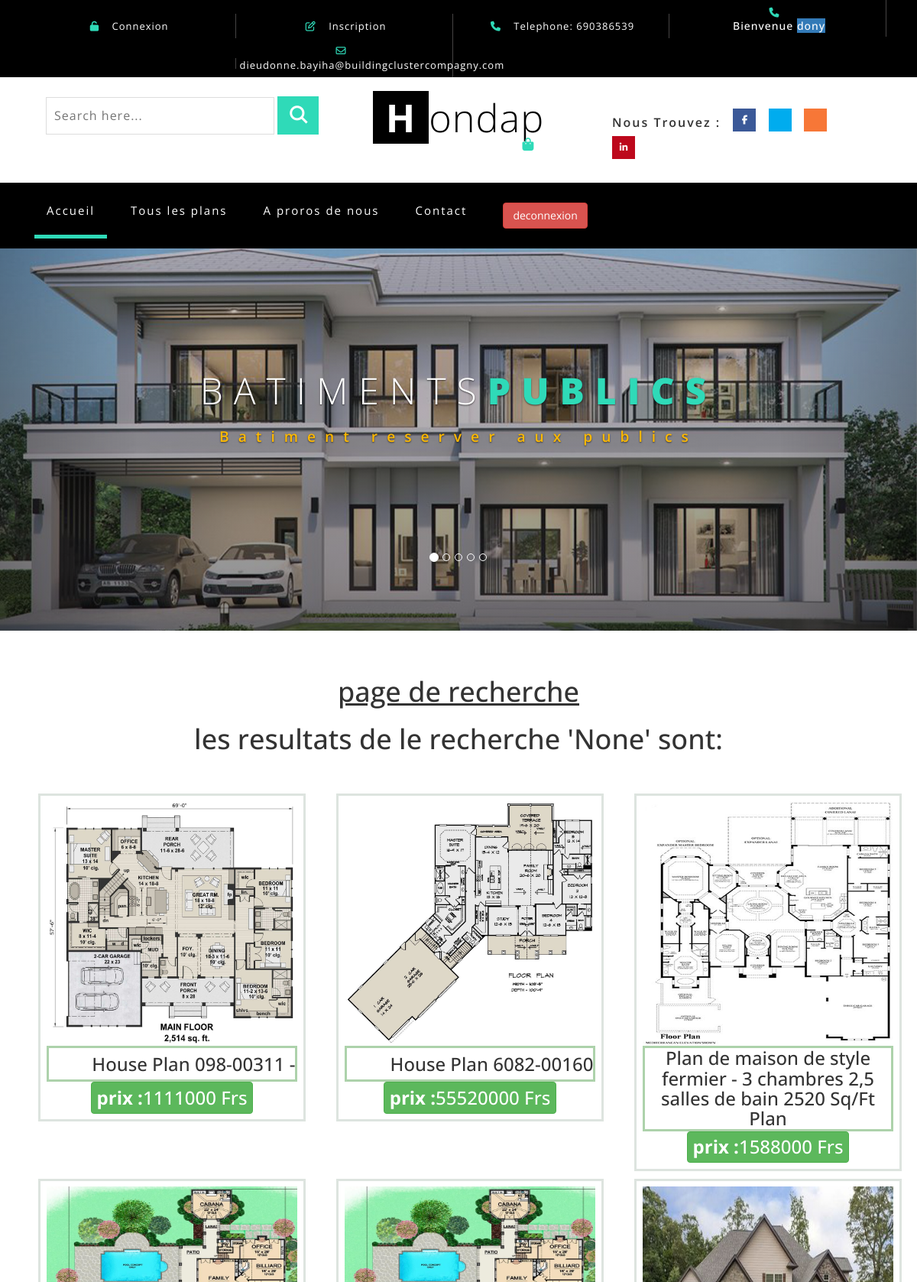
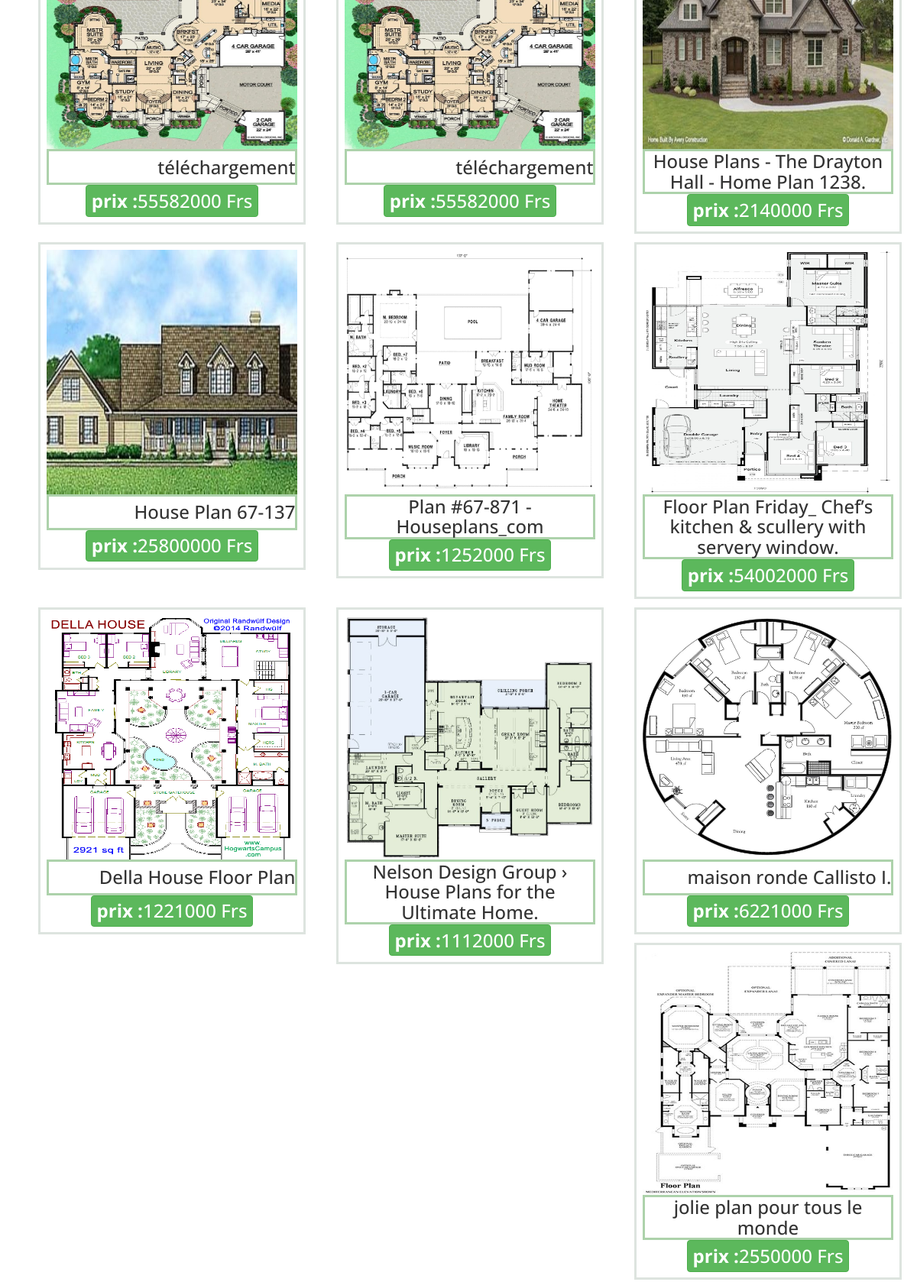
Page /recherche (signed in, upper part) on the committed database (2 pictures, top to bottom).
### planbamt/models.py (models this page shows, shortened)
class Image(models.Model):
    create_at = models.DateTimeField(auto_now=True)
    nom = models.CharField(max_length=300)
    image = models.ImageField(upload_to='image_publie', blank=True, null=True)
    class Meta:
        ordering=['-create_at']
        verbose_name = 'image'
        verbose_name_plural = 'images'

class Plan(models.Model):
    create_at = models.DateTimeField(auto_now=True)
    titre = models.CharField(max_length=500)
    description = models.TextField()
    prix = models.IntegerField()
    image = models.ManyToManyField(Image, related_name='plan', blank=True)
    Categorie = models.ForeignKey(Categorie, related_name='caterogie', on_delete=models.CASCADE)
    class Meta:
        ordering=['-create_at']
        verbose_name = 'les Plans de batiment'
        verbose_name_plural = 'les Plans de batiments'

### planbamt/views.py (the view)
# urls.py: path('recherche',views.recherche,name="recherche"),
def recherche(request):
    query=request.GET.get('query')
    if not query:
        plans=Plan.objects.all()
    else:
        plans=Plan.objects.filter(titre__icontains=query)
        if not plans.exists():
            plans=Plan.objects.filter(Categorie__nom__icontains=query)
    titre="les resultats de le recherche '%s' sont: "%query
    context={
        'plan':plans,
        'list_titre':titre
    }
    return render(request,'pages/recherche.html',context)

### templates/pages/recherche.html
{% extends 'pages/header.html' %} {% block content %} {% include 'pages/indexe.html' with list_itre='page de recherche' %}{% endblock content %}

### templates/pages/header.html (shortened to what this page needs)
<!DOCTYPE html>
<html>
{% load static %}
<head>
    <link href="{% static 'css/cssstyle.css' %}" rel="stylesheet" type="text/css" media="all" />
    <link href="{% static 'css/bootstrap.css' %}" rel="stylesheet" type="text/css" media="all" />
    <link href="{% static 'css/style.css' %}" rel="stylesheet" type="text/css" media="all" />
    <link href="{% static 'css/easy-responsive-tabs.css' %}" rel='stylesheet' type='text/css' />
</head>
<body>
    <body>
        <link rel="stylesheet" href="../../../../../../assests/css/font-awesome.min.css">
        <div class="header" id="home">
            <div class="container">
                <ul>
                    <li> <a href="#" data-toggle="modal" data-target="#myModal"><i class="fa fa-unlock-alt" aria-hidden="true"></i> Connexion </a></li>
                    <li> <a href="#" data-toggle="modal" data-target="#myModal2"><i class="fa fa-pencil-square-o" aria-hidden="true"></i> Inscription </a></li>
                    <li><i class="fa fa-phone" aria-hidden="true"></i> Telephone: 690386539</li>
                    <li><i class="fa fa-phone" aria-hidden="true"></i> {% if user.is_authenticated %}
                        <h5>Bienvenue <span class="btn-primary">{{user.username}}</span></h5>
                        {% else %}
                        <h5><span class="btn-primary"> Vous n'etes pas connecté</span></h5>
                        {% endif %}
                    </li>
                    <li>
                    </li>
                    <li><i class="fa fa-envelope-o" aria-hidden="true"></i> <a href="dieudonne.bayiha@buildingclustercompagny.com">dieudonne.bayiha@buildingclustercompagny.com</a></li>
                </ul>
            </div>
        </div>
        <div class="header-bot">
            <div class="header-bot_inner_wthreeinfo_header_mid">
                <div class="col-md-4 header-middle">
                    <form action="{% url 'recherche' %}" method="get">
                        <input type="search" name="query" placeholder="Search here..." required="">
                        <input type="submit" value=" ">
                    </form>
                </div>
                <div class="col-md-4 logo_agile">
                    <h1><a href="{% url 'accueil' %}"><span>H</span>ondap <i class="fa fa-shopping-bag top_logo_agile_bag" aria-hidden="true"></i></a></h1>
                </div>
                <div class="col-md-4 agileits-social top_content">
                    <ul class="social-nav model-3d-0 footer-social w3_agile_social">
                        <li class="share">Nous Trouvez : </li>
                        <li>
                            <a href="#" class="facebook">
                                <div class="front"><i class="fa fa-facebook" aria-hidden="true"></i></div>
                            </a>
                        </li>
                        <li>
                            <a href="#" class="twitter">
                                <div class="front"></div>
                            </a>
                        </li>
                        <li>
                            <a href="#" class="instagram">
                                <div class="front"></div>
                            </a>
                        </li>
                        <li>
                            <a href="#" class="pinterest">
                                <div class="front"><i class="fa fa-linkedin" aria-hidden="true"></i></div>
                            </a>
                        </li>
                    </ul>
                </div>
                <div class="clearfix"></div>
            </div>
        </div>
        <div class="ban-top">
            <div class="container">
                <div class="top_nav_left">
                    <nav class="navbar navbar-default">
                        <div class="container-fluid">
                            <div class="collapse navbar-collapse menu--shylock" id="bs-example-navbar-collapse-1">
                                <ul class="nav navbar-nav menu__list">
                                    <li class="active menu__item menu__item--current"><a class="menu__link" href="{% url 'accueil' %}">Accueil<span class="sr-only">(current)</span></a></li>
                                    <li class=" menu__item">
                                        <a class="menu__link" href="{% url 'list' %}">Tous les plans</a>
                                    </li>
                                    <li class=" menu__item">
                                        <a class="menu__link" href="{% url 'propos' %}">A proros de nous</a>
                                    </li>
                                    <li class=" menu__item"><a class="menu__link" href="{% url 'contact' %}">Contact</a></li>
                                    {% if user.username %}
                                        <li class=" menu__item" style="float:left"><a  href="{% url 'deconnexion' %}"> <span class='btn btn-danger'> deconnexion </span> </a></li>
                                    {% endif %}
                                </ul>
                            </div>
                        </div>
                    </nav>
                </div>
                <div class="clearfix "></div>
            </div>
        </div>
        {% block content %}{% endblock content %}
    </body>
</html>

### templates/pages/indexe.html (shortened to what this page needs)
<div id="myCarousel" class="carousel slide" data-ride="carousel">
    <ol class="carousel-indicators">
        <li data-target="#myCarousel" data-slide-to="0" class="active"></li>
        <li data-target="#myCarousel" data-slide-to="1" class=""></li>
        <li data-target="#myCarousel" data-slide-to="2" class=""></li>
        <li data-target="#myCarousel" data-slide-to="3" class=""></li>
        <li data-target="#myCarousel" data-slide-to="4" class=""></li>
    </ol>
    <div class="carousel-inner" role="listbox">
        <div class="item active">
            <div class="container">
                <div class="carousel-caption">
                    <h3>Batiments<span>publics</span></h3>
                    <p>Batiment reserver aux publics</p>
                </div>
            </div>
        </div>
    </div>
    <a class="left carousel-control" href="#myCarousel" role="button" data-slide="prev">
        <span class="glyphicon glyphicon-chevron-left" aria-hidden="true"></span>
    </a>
    <a class="right carousel-control" href="#myCarousel" role="button" data-slide="next">
        <span class="glyphicon glyphicon-chevron-right" aria-hidden="true"></span>
    </a>
</div>
<div class="container text-center" style="padding: auto; margin-top:5%; margin-bottom: 5%; box-shadow: 1ch;">
    {% if plan|length_is:"0" %}
    <div class="text-center">
        <h1>Desole pas de resultats trouver</h1>
    </div>
    <br/> {% else %}
    <div>
        <h1 class="wthree_text_info">
            <u>{{list_itre}}</u>
        </h1> <br/> {% if list_titre %}
        <h1 class="wthree_text_info"> {{list_titre}}</h1><br/><br/> {% endif %}
    </div>
    <div class="container">
        <div class="row ">
            {% for plans in plan %}
            <div class="carte col-md-4 ">
                <div class="box">
                    <div>
                        <div style="height: 20rem ">
                            <a href=" {% url 'detail' id_plan=plans.id %} ">
                                    {% for image in plans.image.all%}
                                        {% if image.image %}
                                                <img src="{{image.image.url}} " alt=" " style="width: 100%;height:100%; ">
                                        {% endif %}
                                    {% endfor %}
                            </a>
                        </div>
                        <div style="border: rgba(14, 121, 6, 0.339) solid; align-items: center;justify-content: center; display:flex;">
                            <h3>{{plans.titre}}</h3>
                        </div>
                    </div>
                    <div class="btn btn-success " style="padding: 2%;">
                        <h3><b>prix :</b><span>{{plans.prix}} </span> <span>Frs</span>
                        </h3>
                    </div>
                </div>
            </div>
            {% endfor %}
        </div>
    </div>
     {% endif %}
</div>

### planbamt/static/css/cssstyle.css (style rules this page uses)
.carte { background-color: rgb(255, 255, 255); }
.box { border: rgb(221, 228, 223) solid; height: 100%; margin: 1.5%; padding: 2%; }
.btn { margin-bottom: 1px; }

### planbamt/static/css/easy-responsive-tabs.css (style rules this page uses)
body { margin: 0px; padding: 0px; }
ul.resp-tabs-list, p { margin: 0px; padding: 0px; }

### rows in the picture
Plan: titre "House Plan 098-00311 -", prix "1111000"
Image: image (picture)
Plan: titre "House Plan 6082-00160", prix "55520000"
Image: image (picture)
Plan: titre "Plan de maison de style fermier - 3 chambres 2,5 salles de bain 2520 Sq/Ft Plan", prix "1588000"
Image: image (picture)
Plan: titre "téléchargement", prix "55582000"
Image: image (picture)
Plan: titre "téléchargement", prix "55582000"
Plan: titre "House Plans - The Drayton Hall - Home Plan 1238.", prix "2140000"
Image: image (picture)
Plan: titre "House Plan 67-137", prix "25800000"
Image: image (picture)
Plan: titre "Plan #67-871 - Houseplans_com", prix "1252000"
Image: image (picture)
Plan: titre "Floor Plan Friday_ Chef’s kitchen & scullery with servery window.", prix "54002000"
Image: image (picture)
Plan: titre "Della House Floor Plan", prix "1221000"
Image: image (picture)
Plan: titre "Nelson Design Group › House Plans for the Ultimate Home.", prix "1112000"
Image: image (picture)
Plan: titre "maison ronde Callisto I.", prix "6221000"
Image: image (picture)
Plan: titre "jolie plan pour tous le monde", prix "2550000"

### other values in the picture
{{ user.username }} "dony"
{{ list_itre }} "page de recherche"
{{ list_titre }} "les resultats de le recherche 'None' sont:"
